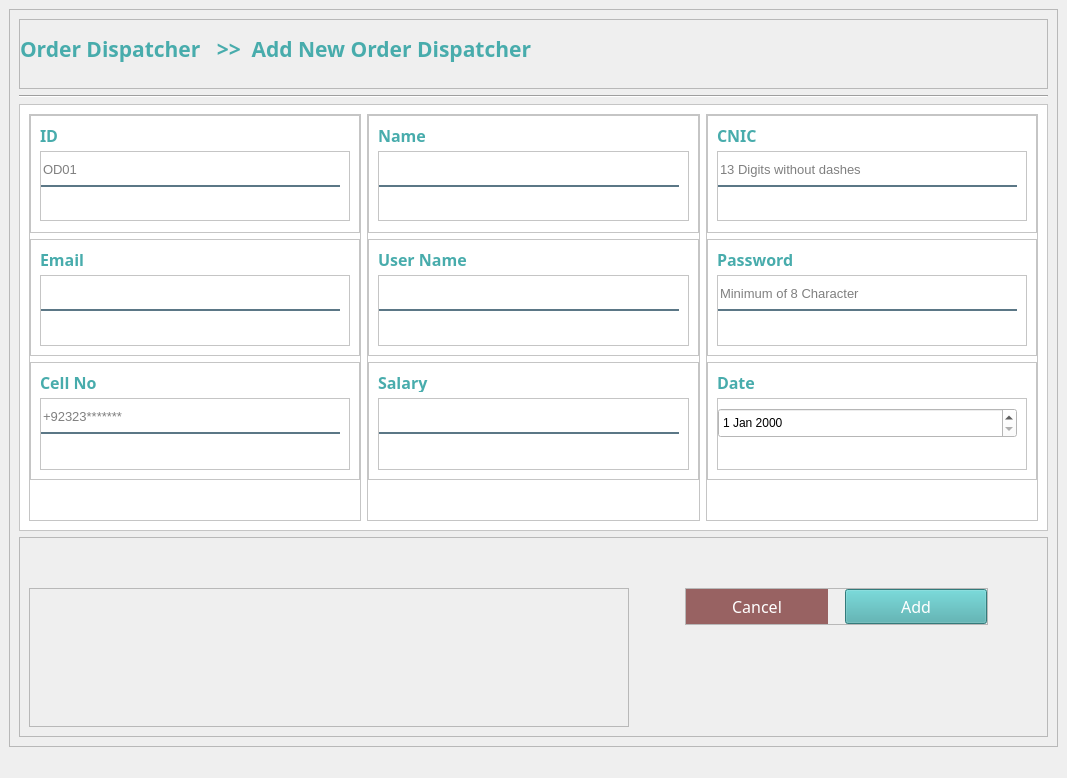
<?xml version="1.0" encoding="UTF-8"?>
<ui version="4.0">
 <class>MainWindow</class>
 <widget class="QMainWindow" name="MainWindow">
  <property name="geometry">
   <rect>
    <x>0</x>
    <y>0</y>
    <width>1067</width>
    <height>778</height>
   </rect>
  </property>
  <property name="windowTitle">
   <string>MainWindow</string>
  </property>
  <property name="styleSheet">
   <string notr="true">background-color: rgb(239, 239, 239);</string>
  </property>
  <widget class="QWidget" name="centralwidget">
   <layout class="QVBoxLayout" name="verticalLayout">
    <item>
     <widget class="QFrame" name="frame">
      <property name="frameShape">
       <enum>QFrame::StyledPanel</enum>
      </property>
      <property name="frameShadow">
       <enum>QFrame::Raised</enum>
      </property>
      <layout class="QVBoxLayout" name="verticalLayout_2">
       <item>
        <widget class="QFrame" name="frame_2">
         <property name="minimumSize">
          <size>
           <width>0</width>
           <height>70</height>
          </size>
         </property>
         <property name="maximumSize">
          <size>
           <width>16777215</width>
           <height>70</height>
          </size>
         </property>
         <property name="frameShape">
          <enum>QFrame::StyledPanel</enum>
         </property>
         <property name="frameShadow">
          <enum>QFrame::Raised</enum>
         </property>
         <layout class="QVBoxLayout" name="verticalLayout_3">
          <property name="spacing">
           <number>7</number>
          </property>
          <property name="leftMargin">
           <number>0</number>
          </property>
          <property name="topMargin">
           <number>0</number>
          </property>
          <property name="rightMargin">
           <number>0</number>
          </property>
          <property name="bottomMargin">
           <number>10</number>
          </property>
          <item>
           <widget class="QLabel" name="label_65">
            <property name="minimumSize">
             <size>
              <width>670</width>
              <height>50</height>
             </size>
            </property>
            <property name="maximumSize">
             <size>
              <width>570</width>
              <height>50</height>
             </size>
            </property>
            <property name="font">
             <font>
              <family>Century Gothic</family>
              <pointsize>16</pointsize>
              <weight>75</weight>
              <bold>true</bold>
             </font>
            </property>
            <property name="styleSheet">
             <string notr="true">color:#48ACAC</string>
            </property>
            <property name="text">
             <string>Order Dispatcher   &gt;&gt;  Add New Order Dispatcher</string>
            </property>
           </widget>
          </item>
         </layout>
        </widget>
       </item>
       <item>
        <widget class="Line" name="line">
         <property name="orientation">
          <enum>Qt::Horizontal</enum>
         </property>
        </widget>
       </item>
       <item>
        <widget class="QFrame" name="frame_3">
         <property name="minimumSize">
          <size>
           <width>300</width>
           <height>420</height>
          </size>
         </property>
         <property name="styleSheet">
          <string notr="true">background-color: rgb(255, 255, 255);</string>
         </property>
         <property name="frameShape">
          <enum>QFrame::StyledPanel</enum>
         </property>
         <property name="frameShadow">
          <enum>QFrame::Raised</enum>
         </property>
         <layout class="QHBoxLayout" name="horizontalLayout">
          <item>
           <widget class="QFrame" name="frame_5">
            <property name="frameShape">
             <enum>QFrame::StyledPanel</enum>
            </property>
            <property name="frameShadow">
             <enum>QFrame::Raised</enum>
            </property>
            <layout class="QVBoxLayout" name="verticalLayout_4">
             <property name="leftMargin">
              <number>0</number>
             </property>
             <property name="topMargin">
              <number>0</number>
             </property>
             <property name="rightMargin">
              <number>0</number>
             </property>
             <property name="bottomMargin">
              <number>40</number>
             </property>
             <item>
              <widget class="QFrame" name="frame_10">
               <property name="frameShape">
                <enum>QFrame::StyledPanel</enum>
               </property>
               <property name="frameShadow">
                <enum>QFrame::Raised</enum>
               </property>
               <layout class="QVBoxLayout" name="verticalLayout_7">
                <property name="bottomMargin">
                 <number>11</number>
                </property>
                <item>
                 <widget class="QLabel" name="label_79">
                  <property name="maximumSize">
                   <size>
                    <width>120</width>
                    <height>20</height>
                   </size>
                  </property>
                  <property name="font">
                   <font>
                    <family>Century Gothic</family>
                    <pointsize>12</pointsize>
                    <weight>75</weight>
                    <bold>true</bold>
                   </font>
                  </property>
                  <property name="styleSheet">
                   <string notr="true">color:#48ACAC</string>
                  </property>
                  <property name="text">
                   <string>ID</string>
                  </property>
                 </widget>
                </item>
                <item>
                 <widget class="QFrame" name="frame_22">
                  <property name="frameShape">
                   <enum>QFrame::StyledPanel</enum>
                  </property>
                  <property name="frameShadow">
                   <enum>QFrame::Raised</enum>
                  </property>
                  <layout class="QVBoxLayout" name="verticalLayout_19">
                   <property name="spacing">
                    <number>1</number>
                   </property>
                   <property name="leftMargin">
                    <number>0</number>
                   </property>
                   <item>
                    <widget class="QLineEdit" name="txtID">
                     <property name="font">
                      <font>
                       <pointsize>10</pointsize>
                      </font>
                     </property>
                     <property name="styleSheet">
                      <string notr="true">background-color:white;
border:none;
border-bottom:2px solid rgba(46, 82, 101, 200);
color:black;
padding-bottom:7px;</string>
                     </property>
                     <property name="placeholderText">
                      <string>OD01</string>
                     </property>
                    </widget>
                   </item>
                   <item>
                    <widget class="QLabel" name="lblIDValidation">
                     <property name="styleSheet">
                      <string notr="true">color: rgb(255, 0, 0);</string>
                     </property>
                     <property name="text">
                      <string/>
                     </property>
                    </widget>
                   </item>
                  </layout>
                 </widget>
                </item>
               </layout>
              </widget>
             </item>
             <item>
              <widget class="QFrame" name="frame_11">
               <property name="frameShape">
                <enum>QFrame::StyledPanel</enum>
               </property>
               <property name="frameShadow">
                <enum>QFrame::Raised</enum>
               </property>
               <layout class="QVBoxLayout" name="verticalLayout_8">
                <item>
                 <widget class="QLabel" name="label_80">
                  <property name="maximumSize">
                   <size>
                    <width>120</width>
                    <height>20</height>
                   </size>
                  </property>
                  <property name="font">
                   <font>
                    <family>Century Gothic</family>
                    <pointsize>12</pointsize>
                    <weight>75</weight>
                    <bold>true</bold>
                   </font>
                  </property>
                  <property name="styleSheet">
                   <string notr="true">color:#48ACAC</string>
                  </property>
                  <property name="text">
                   <string>Email</string>
                  </property>
                 </widget>
                </item>
                <item>
                 <widget class="QFrame" name="frame_25">
                  <property name="frameShape">
                   <enum>QFrame::StyledPanel</enum>
                  </property>
                  <property name="frameShadow">
                   <enum>QFrame::Raised</enum>
                  </property>
                  <layout class="QVBoxLayout" name="verticalLayout_22">
                   <property name="spacing">
                    <number>1</number>
                   </property>
                   <property name="leftMargin">
                    <number>0</number>
                   </property>
                   <item>
                    <widget class="QLineEdit" name="txtEmail">
                     <property name="font">
                      <font>
                       <pointsize>10</pointsize>
                      </font>
                     </property>
                     <property name="styleSheet">
                      <string notr="true">background-color:white;
border:none;
border-bottom:2px solid rgba(46, 82, 101, 200);
color:black;
padding-bottom:7px;</string>
                     </property>
                     <property name="inputMethodHints">
                      <set>Qt::ImhEmailCharactersOnly</set>
                     </property>
                     <property name="placeholderText">
                      <string/>
                     </property>
                    </widget>
                   </item>
                   <item>
                    <widget class="QLabel" name="lblEmailValidation">
                     <property name="styleSheet">
                      <string notr="true">color: rgb(255, 0, 0);</string>
                     </property>
                     <property name="text">
                      <string/>
                     </property>
                    </widget>
                   </item>
                  </layout>
                 </widget>
                </item>
               </layout>
              </widget>
             </item>
             <item>
              <widget class="QFrame" name="frame_12">
               <property name="frameShape">
                <enum>QFrame::StyledPanel</enum>
               </property>
               <property name="frameShadow">
                <enum>QFrame::Raised</enum>
               </property>
               <layout class="QVBoxLayout" name="verticalLayout_9">
                <item>
                 <widget class="QLabel" name="label_81">
                  <property name="maximumSize">
                   <size>
                    <width>120</width>
                    <height>20</height>
                   </size>
                  </property>
                  <property name="font">
                   <font>
                    <family>Century Gothic</family>
                    <pointsize>12</pointsize>
                    <weight>75</weight>
                    <bold>true</bold>
                   </font>
                  </property>
                  <property name="styleSheet">
                   <string notr="true">color:#48ACAC</string>
                  </property>
                  <property name="text">
                   <string>Cell No</string>
                  </property>
                 </widget>
                </item>
                <item>
                 <widget class="QFrame" name="frame_28">
                  <property name="frameShape">
                   <enum>QFrame::StyledPanel</enum>
                  </property>
                  <property name="frameShadow">
                   <enum>QFrame::Raised</enum>
                  </property>
                  <layout class="QVBoxLayout" name="verticalLayout_25">
                   <property name="spacing">
                    <number>1</number>
                   </property>
                   <property name="leftMargin">
                    <number>0</number>
                   </property>
                   <item>
                    <widget class="QLineEdit" name="txtCellNo">
                     <property name="font">
                      <font>
                       <pointsize>10</pointsize>
                      </font>
                     </property>
                     <property name="styleSheet">
                      <string notr="true">background-color:white;
border:none;
border-bottom:2px solid rgba(46, 82, 101, 200);
color:black;
padding-bottom:7px;</string>
                     </property>
                     <property name="inputMethodHints">
                      <set>Qt::ImhDigitsOnly</set>
                     </property>
                     <property name="maxLength">
                      <number>12</number>
                     </property>
                     <property name="placeholderText">
                      <string>+92323*******</string>
                     </property>
                    </widget>
                   </item>
                   <item>
                    <widget class="QLabel" name="txtCellNoValidation">
                     <property name="styleSheet">
                      <string notr="true">color: rgb(255, 0, 0);</string>
                     </property>
                     <property name="text">
                      <string/>
                     </property>
                    </widget>
                   </item>
                  </layout>
                 </widget>
                </item>
               </layout>
              </widget>
             </item>
            </layout>
           </widget>
          </item>
          <item>
           <widget class="QFrame" name="frame_6">
            <property name="frameShape">
             <enum>QFrame::StyledPanel</enum>
            </property>
            <property name="frameShadow">
             <enum>QFrame::Raised</enum>
            </property>
            <layout class="QVBoxLayout" name="verticalLayout_5">
             <property name="leftMargin">
              <number>0</number>
             </property>
             <property name="topMargin">
              <number>0</number>
             </property>
             <property name="rightMargin">
              <number>0</number>
             </property>
             <property name="bottomMargin">
              <number>40</number>
             </property>
             <item>
              <widget class="QFrame" name="frame_14">
               <property name="frameShape">
                <enum>QFrame::StyledPanel</enum>
               </property>
               <property name="frameShadow">
                <enum>QFrame::Raised</enum>
               </property>
               <layout class="QVBoxLayout" name="verticalLayout_11">
                <property name="bottomMargin">
                 <number>11</number>
                </property>
                <item>
                 <widget class="QLabel" name="label_83">
                  <property name="maximumSize">
                   <size>
                    <width>120</width>
                    <height>20</height>
                   </size>
                  </property>
                  <property name="font">
                   <font>
                    <family>Century Gothic</family>
                    <pointsize>12</pointsize>
                    <weight>75</weight>
                    <bold>true</bold>
                   </font>
                  </property>
                  <property name="styleSheet">
                   <string notr="true">color:#48ACAC</string>
                  </property>
                  <property name="text">
                   <string>Name</string>
                  </property>
                 </widget>
                </item>
                <item>
                 <widget class="QFrame" name="frame_23">
                  <property name="frameShape">
                   <enum>QFrame::StyledPanel</enum>
                  </property>
                  <property name="frameShadow">
                   <enum>QFrame::Raised</enum>
                  </property>
                  <layout class="QVBoxLayout" name="verticalLayout_20">
                   <property name="spacing">
                    <number>1</number>
                   </property>
                   <property name="leftMargin">
                    <number>0</number>
                   </property>
                   <item>
                    <widget class="QLineEdit" name="txtName">
                     <property name="font">
                      <font>
                       <pointsize>10</pointsize>
                      </font>
                     </property>
                     <property name="styleSheet">
                      <string notr="true">background-color:white;
border:none;
border-bottom:2px solid rgba(46, 82, 101, 200);
color:black;
padding-bottom:7px;</string>
                     </property>
                     <property name="placeholderText">
                      <string/>
                     </property>
                    </widget>
                   </item>
                   <item>
                    <widget class="QLabel" name="lblNameValidation">
                     <property name="styleSheet">
                      <string notr="true">color: rgb(255, 0, 0);</string>
                     </property>
                     <property name="text">
                      <string/>
                     </property>
                    </widget>
                   </item>
                  </layout>
                 </widget>
                </item>
               </layout>
              </widget>
             </item>
             <item>
              <widget class="QFrame" name="frame_15">
               <property name="frameShape">
                <enum>QFrame::StyledPanel</enum>
               </property>
               <property name="frameShadow">
                <enum>QFrame::Raised</enum>
               </property>
               <layout class="QVBoxLayout" name="verticalLayout_12">
                <item>
                 <widget class="QLabel" name="label_84">
                  <property name="maximumSize">
                   <size>
                    <width>120</width>
                    <height>20</height>
                   </size>
                  </property>
                  <property name="font">
                   <font>
                    <family>Century Gothic</family>
                    <pointsize>12</pointsize>
                    <weight>75</weight>
                    <bold>true</bold>
                   </font>
                  </property>
                  <property name="styleSheet">
                   <string notr="true">color:#48ACAC</string>
                  </property>
                  <property name="text">
                   <string>User Name</string>
                  </property>
                 </widget>
                </item>
                <item>
                 <widget class="QFrame" name="frame_26">
                  <property name="frameShape">
                   <enum>QFrame::StyledPanel</enum>
                  </property>
                  <property name="frameShadow">
                   <enum>QFrame::Raised</enum>
                  </property>
                  <layout class="QVBoxLayout" name="verticalLayout_23">
                   <property name="spacing">
                    <number>1</number>
                   </property>
                   <property name="leftMargin">
                    <number>0</number>
                   </property>
                   <item>
                    <widget class="QLineEdit" name="txtUserName">
                     <property name="font">
                      <font>
                       <pointsize>10</pointsize>
                      </font>
                     </property>
                     <property name="styleSheet">
                      <string notr="true">background-color:white;
border:none;
border-bottom:2px solid rgba(46, 82, 101, 200);
color:black;
padding-bottom:7px;</string>
                     </property>
                     <property name="placeholderText">
                      <string/>
                     </property>
                    </widget>
                   </item>
                   <item>
                    <widget class="QLabel" name="lblUserNameValidation">
                     <property name="styleSheet">
                      <string notr="true">color: rgb(255, 0, 0);</string>
                     </property>
                     <property name="text">
                      <string/>
                     </property>
                    </widget>
                   </item>
                  </layout>
                 </widget>
                </item>
               </layout>
              </widget>
             </item>
             <item>
              <widget class="QFrame" name="frame_16">
               <property name="frameShape">
                <enum>QFrame::StyledPanel</enum>
               </property>
               <property name="frameShadow">
                <enum>QFrame::Raised</enum>
               </property>
               <layout class="QVBoxLayout" name="verticalLayout_13">
                <item>
                 <widget class="QLabel" name="label_85">
                  <property name="maximumSize">
                   <size>
                    <width>120</width>
                    <height>20</height>
                   </size>
                  </property>
                  <property name="font">
                   <font>
                    <family>Century Gothic</family>
                    <pointsize>12</pointsize>
                    <weight>75</weight>
                    <bold>true</bold>
                   </font>
                  </property>
                  <property name="styleSheet">
                   <string notr="true">color:#48ACAC</string>
                  </property>
                  <property name="text">
                   <string>Salary</string>
                  </property>
                 </widget>
                </item>
                <item>
                 <widget class="QFrame" name="frame_29">
                  <property name="frameShape">
                   <enum>QFrame::StyledPanel</enum>
                  </property>
                  <property name="frameShadow">
                   <enum>QFrame::Raised</enum>
                  </property>
                  <layout class="QVBoxLayout" name="verticalLayout_26">
                   <property name="spacing">
                    <number>1</number>
                   </property>
                   <property name="leftMargin">
                    <number>0</number>
                   </property>
                   <item>
                    <widget class="QLineEdit" name="txtSalary">
                     <property name="font">
                      <font>
                       <pointsize>10</pointsize>
                      </font>
                     </property>
                     <property name="styleSheet">
                      <string notr="true">background-color:white;
border:none;
border-bottom:2px solid rgba(46, 82, 101, 200);
color:black;
padding-bottom:7px;</string>
                     </property>
                     <property name="inputMethodHints">
                      <set>Qt::ImhDigitsOnly</set>
                     </property>
                     <property name="placeholderText">
                      <string/>
                     </property>
                    </widget>
                   </item>
                   <item>
                    <widget class="QLabel" name="lblSalaryValidation">
                     <property name="styleSheet">
                      <string notr="true">color: rgb(255, 0, 0);</string>
                     </property>
                     <property name="text">
                      <string/>
                     </property>
                    </widget>
                   </item>
                  </layout>
                 </widget>
                </item>
               </layout>
              </widget>
             </item>
            </layout>
           </widget>
          </item>
          <item>
           <widget class="QFrame" name="frame_7">
            <property name="frameShape">
             <enum>QFrame::StyledPanel</enum>
            </property>
            <property name="frameShadow">
             <enum>QFrame::Raised</enum>
            </property>
            <layout class="QVBoxLayout" name="verticalLayout_6">
             <property name="leftMargin">
              <number>0</number>
             </property>
             <property name="topMargin">
              <number>0</number>
             </property>
             <property name="rightMargin">
              <number>0</number>
             </property>
             <property name="bottomMargin">
              <number>40</number>
             </property>
             <item>
              <widget class="QFrame" name="frame_18">
               <property name="frameShape">
                <enum>QFrame::StyledPanel</enum>
               </property>
               <property name="frameShadow">
                <enum>QFrame::Raised</enum>
               </property>
               <layout class="QVBoxLayout" name="verticalLayout_15">
                <property name="bottomMargin">
                 <number>11</number>
                </property>
                <item>
                 <widget class="QLabel" name="label_87">
                  <property name="maximumSize">
                   <size>
                    <width>120</width>
                    <height>20</height>
                   </size>
                  </property>
                  <property name="font">
                   <font>
                    <family>Century Gothic</family>
                    <pointsize>12</pointsize>
                    <weight>75</weight>
                    <bold>true</bold>
                   </font>
                  </property>
                  <property name="styleSheet">
                   <string notr="true">color:#48ACAC</string>
                  </property>
                  <property name="text">
                   <string>CNIC</string>
                  </property>
                 </widget>
                </item>
                <item>
                 <widget class="QFrame" name="frame_24">
                  <property name="frameShape">
                   <enum>QFrame::StyledPanel</enum>
                  </property>
                  <property name="frameShadow">
                   <enum>QFrame::Raised</enum>
                  </property>
                  <layout class="QVBoxLayout" name="verticalLayout_21">
                   <property name="spacing">
                    <number>1</number>
                   </property>
                   <property name="leftMargin">
                    <number>0</number>
                   </property>
                   <item>
                    <widget class="QLineEdit" name="txtCNIC">
                     <property name="font">
                      <font>
                       <pointsize>10</pointsize>
                      </font>
                     </property>
                     <property name="styleSheet">
                      <string notr="true">background-color:white;
border:none;
border-bottom:2px solid rgba(46, 82, 101, 200);
color:black;
padding-bottom:7px;</string>
                     </property>
                     <property name="inputMethodHints">
                      <set>Qt::ImhNone</set>
                     </property>
                     <property name="maxLength">
                      <number>98889</number>
                     </property>
                     <property name="placeholderText">
                      <string>13 Digits without dashes</string>
                     </property>
                    </widget>
                   </item>
                   <item>
                    <widget class="QLabel" name="lblCNICValidation">
                     <property name="styleSheet">
                      <string notr="true">color: rgb(255, 0, 0);</string>
                     </property>
                     <property name="text">
                      <string/>
                     </property>
                    </widget>
                   </item>
                  </layout>
                 </widget>
                </item>
               </layout>
              </widget>
             </item>
             <item>
              <widget class="QFrame" name="frame_19">
               <property name="frameShape">
                <enum>QFrame::StyledPanel</enum>
               </property>
               <property name="frameShadow">
                <enum>QFrame::Raised</enum>
               </property>
               <layout class="QVBoxLayout" name="verticalLayout_16">
                <item>
                 <widget class="QLabel" name="label_88">
                  <property name="maximumSize">
                   <size>
                    <width>120</width>
                    <height>20</height>
                   </size>
                  </property>
                  <property name="font">
                   <font>
                    <family>Century Gothic</family>
                    <pointsize>12</pointsize>
                    <weight>75</weight>
                    <bold>true</bold>
                   </font>
                  </property>
                  <property name="styleSheet">
                   <string notr="true">color:#48ACAC</string>
                  </property>
                  <property name="text">
                   <string>Password</string>
                  </property>
                 </widget>
                </item>
                <item>
                 <widget class="QFrame" name="frame_27">
                  <property name="frameShape">
                   <enum>QFrame::StyledPanel</enum>
                  </property>
                  <property name="frameShadow">
                   <enum>QFrame::Raised</enum>
                  </property>
                  <layout class="QVBoxLayout" name="verticalLayout_24">
                   <property name="spacing">
                    <number>1</number>
                   </property>
                   <property name="leftMargin">
                    <number>0</number>
                   </property>
                   <item>
                    <widget class="QLineEdit" name="txtPassword">
                     <property name="font">
                      <font>
                       <pointsize>10</pointsize>
                      </font>
                     </property>
                     <property name="styleSheet">
                      <string notr="true">background-color:white;
border:none;
border-bottom:2px solid rgba(46, 82, 101, 200);
color:black;
padding-bottom:7px;</string>
                     </property>
                     <property name="maxLength">
                      <number>12</number>
                     </property>
                     <property name="placeholderText">
                      <string>Minimum of 8 Character</string>
                     </property>
                    </widget>
                   </item>
                   <item>
                    <widget class="QLabel" name="lblPasswordValidation">
                     <property name="styleSheet">
                      <string notr="true">color: rgb(255, 0, 0);</string>
                     </property>
                     <property name="text">
                      <string/>
                     </property>
                    </widget>
                   </item>
                  </layout>
                 </widget>
                </item>
               </layout>
              </widget>
             </item>
             <item>
              <widget class="QFrame" name="frame_20">
               <property name="frameShape">
                <enum>QFrame::StyledPanel</enum>
               </property>
               <property name="frameShadow">
                <enum>QFrame::Raised</enum>
               </property>
               <layout class="QVBoxLayout" name="verticalLayout_17">
                <item>
                 <widget class="QLabel" name="cmbx">
                  <property name="maximumSize">
                   <size>
                    <width>120</width>
                    <height>20</height>
                   </size>
                  </property>
                  <property name="font">
                   <font>
                    <family>Century Gothic</family>
                    <pointsize>12</pointsize>
                    <weight>75</weight>
                    <bold>true</bold>
                   </font>
                  </property>
                  <property name="styleSheet">
                   <string notr="true">color:#48ACAC</string>
                  </property>
                  <property name="text">
                   <string>Date</string>
                  </property>
                 </widget>
                </item>
                <item>
                 <widget class="QFrame" name="frame_31">
                  <property name="frameShape">
                   <enum>QFrame::StyledPanel</enum>
                  </property>
                  <property name="frameShadow">
                   <enum>QFrame::Raised</enum>
                  </property>
                  <layout class="QVBoxLayout" name="verticalLayout_28">
                   <property name="spacing">
                    <number>1</number>
                   </property>
                   <property name="leftMargin">
                    <number>0</number>
                   </property>
                   <item>
                    <widget class="QDateEdit" name="dateAddOrderDispatcher">
                     <property name="minimumSize">
                      <size>
                       <width>0</width>
                       <height>30</height>
                      </size>
                     </property>
                     <property name="maximumSize">
                      <size>
                       <width>16777215</width>
                       <height>40</height>
                      </size>
                     </property>
                    </widget>
                   </item>
                   <item>
                    <widget class="QLabel" name="lblDateValidation">
                     <property name="styleSheet">
                      <string notr="true">color: rgb(255, 0, 0);</string>
                     </property>
                     <property name="text">
                      <string/>
                     </property>
                    </widget>
                   </item>
                  </layout>
                 </widget>
                </item>
               </layout>
              </widget>
             </item>
            </layout>
           </widget>
          </item>
         </layout>
        </widget>
       </item>
       <item>
        <widget class="QFrame" name="frame_4">
         <property name="maximumSize">
          <size>
           <width>16777215</width>
           <height>200</height>
          </size>
         </property>
         <property name="frameShape">
          <enum>QFrame::StyledPanel</enum>
         </property>
         <property name="frameShadow">
          <enum>QFrame::Raised</enum>
         </property>
         <layout class="QHBoxLayout" name="horizontalLayout_2">
          <property name="topMargin">
           <number>50</number>
          </property>
          <item>
           <widget class="QFrame" name="frame_9">
            <property name="minimumSize">
             <size>
              <width>600</width>
              <height>0</height>
             </size>
            </property>
            <property name="maximumSize">
             <size>
              <width>1200</width>
              <height>16777215</height>
             </size>
            </property>
            <property name="frameShape">
             <enum>QFrame::StyledPanel</enum>
            </property>
            <property name="frameShadow">
             <enum>QFrame::Raised</enum>
            </property>
           </widget>
          </item>
          <item>
           <spacer name="horizontalSpacer">
            <property name="orientation">
             <enum>Qt::Horizontal</enum>
            </property>
            <property name="sizeType">
             <enum>QSizePolicy::Fixed</enum>
            </property>
            <property name="sizeHint" stdset="0">
             <size>
              <width>50</width>
              <height>20</height>
             </size>
            </property>
           </spacer>
          </item>
          <item alignment="Qt::AlignTop">
           <widget class="QFrame" name="frame_8">
            <property name="frameShape">
             <enum>QFrame::StyledPanel</enum>
            </property>
            <property name="frameShadow">
             <enum>QFrame::Raised</enum>
            </property>
            <layout class="QHBoxLayout" name="horizontalLayout_3">
             <property name="spacing">
              <number>7</number>
             </property>
             <property name="leftMargin">
              <number>0</number>
             </property>
             <property name="topMargin">
              <number>0</number>
             </property>
             <property name="rightMargin">
              <number>0</number>
             </property>
             <property name="bottomMargin">
              <number>0</number>
             </property>
             <item>
              <widget class="QPushButton" name="btnCancel">
               <property name="minimumSize">
                <size>
                 <width>0</width>
                 <height>35</height>
                </size>
               </property>
               <property name="maximumSize">
                <size>
                 <width>300</width>
                 <height>200</height>
                </size>
               </property>
               <property name="font">
                <font>
                 <family>Century Gothic</family>
                 <pointsize>12</pointsize>
                </font>
               </property>
               <property name="cursor">
                <cursorShape>PointingHandCursor</cursorShape>
               </property>
               <property name="styleSheet">
                <string notr="true">#btnCancel
{

background-color: #986262;
color: white;
border-radius:20px;

}
#btnCancel::hover
{
background-color:#AE4D4D;


}



</string>
               </property>
               <property name="text">
                <string>Cancel</string>
               </property>
              </widget>
             </item>
             <item>
              <spacer name="horizontalSpacer_3">
               <property name="orientation">
                <enum>Qt::Horizontal</enum>
               </property>
               <property name="sizeType">
                <enum>QSizePolicy::Minimum</enum>
               </property>
               <property name="sizeHint" stdset="0">
                <size>
                 <width>10</width>
                 <height>20</height>
                </size>
               </property>
              </spacer>
             </item>
             <item>
              <widget class="QPushButton" name="btnAdd">
               <property name="minimumSize">
                <size>
                 <width>0</width>
                 <height>35</height>
                </size>
               </property>
               <property name="maximumSize">
                <size>
                 <width>300</width>
                 <height>250</height>
                </size>
               </property>
               <property name="font">
                <font>
                 <family>Century Gothic</family>
                 <pointsize>12</pointsize>
                </font>
               </property>
               <property name="cursor">
                <cursorShape>PointingHandCursor</cursorShape>
               </property>
               <property name="styleSheet">
                <string notr="true">#btnAdd
{

background-color: #48ACAC;
color:white;
}
#btnAdd::hover
{
background-color:#2F958D;
color: white;

}



</string>
               </property>
               <property name="text">
                <string>Add</string>
               </property>
              </widget>
             </item>
            </layout>
           </widget>
          </item>
          <item>
           <spacer name="horizontalSpacer_2">
            <property name="orientation">
             <enum>Qt::Horizontal</enum>
            </property>
            <property name="sizeType">
             <enum>QSizePolicy::Fixed</enum>
            </property>
            <property name="sizeHint" stdset="0">
             <size>
              <width>50</width>
              <height>20</height>
             </size>
            </property>
           </spacer>
          </item>
         </layout>
        </widget>
       </item>
      </layout>
     </widget>
    </item>
   </layout>
  </widget>
  <widget class="QStatusBar" name="statusbar"/>
 </widget>
 <resources>
  <include location="resources.qrc"/>
 </resources>
 <connections/>
</ui>
